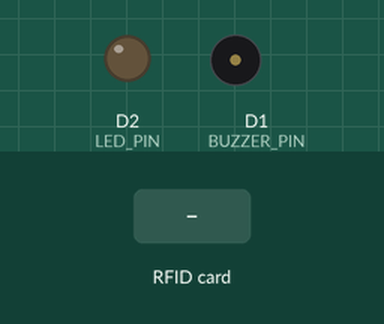
This sketch was run on a simulated ESP8266 (NodeMCU). Shown: output pins drawn as LEDs (lit = HIGH), buzzer (waves = sounding). The test bench sets the inputs (shaded band). WiFi joins after 1.5 s; servers stay silent unless stated; uploads are accepted with an empty reply; what the sketch prints to the serial monitor is not drawn.

Above: at 0.6 s.
At 3.4 s:
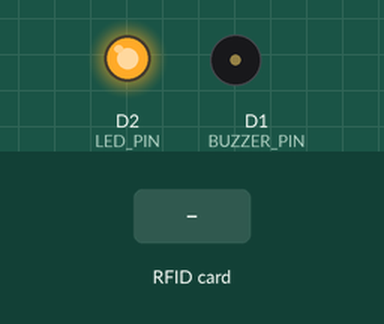
3.5 s: RFID card 5E 7A 19 C4 held to the reader
At 3.67 s:
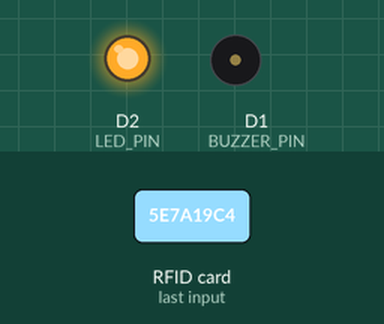
Timing chart, 0 to 6.5 s (numbered marks = the images above; inputs shaded):
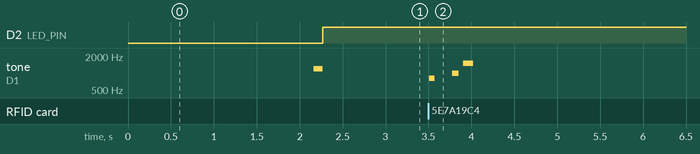

The sketch:

esp8266_rfid_absen.ino
```cpp
/*
 * ======================================================================================
 * PROJEK ABSENSI PINTAR: ESP8266 LOLIN NODEMCU V3 + RC522 RFID READER
 * ======================================================================================
 * Deskripsi:
 * Membaca kartu RFID murid dan mengirim UID ke server absensi via Wi-Fi secara real-time.
 * Setelah kartu di-tap pada alat ini, layar TV / Kiosk otomatis beralih ke verifikasi wajah biometrik!
 *
 * --------------------------------------------------------------------------------------
 * SKEMA KABEL / WIRING (NodeMCU V3 Lolin ESP8266 <---> Modul RFID RC522):
 * --------------------------------------------------------------------------------------
 *  RC522 Pin       NodeMCU V3 (Lolin) Pin      Keterangan
 *  ---------       ----------------------      ----------
 *  3.3V            3V3                         ⚠️ JANGAN ke 5V! (Wajib 3.3V)
 *  GND             GND                         Ground
 *  RST             D3  (GPIO 0)                Reset Pin
 *  SDA / SS        D4  (GPIO 2) atau D8        Slave Select Pin (SPI)
 *  SCK             D5  (GPIO 14)               SPI Clock
 *  MISO            D6  (GPIO 12)               SPI MISO
 *  MOSI            D7  (GPIO 13)               SPI MOSI
 *  IRQ             (Tidak Dihubungkan)         Dibiarkan kosong
 *
 * OPSI TAMBAHAN (Indikator Suara & LED):
 *  Buzzer (+)      D1  (GPIO 5)                Buzzer aktif (kaki negatif ke GND)
 *  LED Hijau (+)   D2  (GPIO 4)                Melalui resistor 220 Ohm ke GND
 * ======================================================================================
 */

#include <ESP8266WiFi.h>
#include <ESP8266HTTPClient.h>
#include <WiFiClient.h>
#include <SPI.h>
#include <MFRC522.h>

// --------------------------------------------------------------------------------------
// DEFINISI PIN NODEMCU ESP8266 (Mencegah error 'D4 was not declared')
// --------------------------------------------------------------------------------------
#ifndef D0
  #define D0 16
#endif
#ifndef D1
  #define D1 5   // GPIO 5 (Buzzer)
#endif
#ifndef D2
  #define D2 4   // GPIO 4 (LED)
#endif
#ifndef D3
  #define D3 0   // GPIO 0 (RST RC522)
#endif
#ifndef D4
  #define D4 2   // GPIO 2 (SDA/SS RC522)
#endif
#ifndef D5
  #define D5 14  // GPIO 14 (SCK RC522)
#endif
#ifndef D6
  #define D6 12  // GPIO 12 (MISO RC522)
#endif
#ifndef D7
  #define D7 13  // GPIO 13 (MOSI RC522)
#endif
#ifndef D8
  #define D8 15  // GPIO 15
#endif

// --------------------------------------------------------------------------------------
// 1. KONFIGURASI WI-FI & ALAMAT SERVER
// --------------------------------------------------------------------------------------
const char* WIFI_SSID     = "Nazwafir";       // Ganti dengan SSID Wi-Fi sekolah / router
const char* WIFI_PASSWORD = "musaddiq3f";   // Ganti dengan password Wi-Fi

// Ganti IP di bawah ini dengan IP Komputer Server Anda (Cek via `ipconfig` di command prompt)
// Contoh IP lokal laptop server: 192.168.1.4
const char* SERVER_HOST   = "192.168.1.4";
const int   SERVER_PORT   = 3001;

// Endpoint API server untuk menerima tap RFID
const String API_URL      = "http://" + String(SERVER_HOST) + ":" + String(SERVER_PORT) + "/api/rfid/tap";
const String PING_URL     = "http://" + String(SERVER_HOST) + ":" + String(SERVER_PORT) + "/api/rfid/ping";

// --------------------------------------------------------------------------------------
// 2. DEFINISI PIN HARDWARE
// --------------------------------------------------------------------------------------
#define RST_PIN   D3    // Pin Reset RC522 (GPIO 0)
#define SS_PIN    D4    // Pin SDA / SS RC522 (GPIO 2)
#define BUZZER_PIN D1   // Pin Buzzer (GPIO 5)
#define LED_PIN    D2   // Pin LED Status (GPIO 4)

MFRC522 rfrc(SS_PIN, RST_PIN);  // Objek MFRC522

// Variabel debounce agar kartu tidak terbaca berulang kali dalam 1 detik
String lastCardUid = "";
unsigned long lastCardTime = 0;
const unsigned long DEBOUNCE_DELAY = 1500; // 1.5 detik jeda per tap

unsigned long lastPingTime = 0;
const unsigned long PING_INTERVAL = 25000; // Ping server setiap 25 detik

// --------------------------------------------------------------------------------------
// FUNGSI NADA SUARA & INDIKATOR
// --------------------------------------------------------------------------------------
void beep(int freq, int durationMs) {
  #ifdef BUZZER_PIN
  tone(BUZZER_PIN, freq, durationMs);
  delay(durationMs);
  noTone(BUZZER_PIN);
  #endif
}

void beepSuccess() {
  beep(1000, 80);
  delay(50);
  beep(1500, 120);
}

void beepError() {
  beep(400, 250);
}

// --------------------------------------------------------------------------------------
// SETUP UTAMA
// --------------------------------------------------------------------------------------
void setup() {
  Serial.begin(115200);
  delay(500);

  Serial.println("\n\n=======================================================");
  Serial.println("  SISTEM ABSENSI IoT: ESP8266 LOLIN NODEMCU V3 + RFID");
  Serial.println("=======================================================");

  // Inisialisasi Pin Output
  pinMode(BUZZER_PIN, OUTPUT);
  pinMode(LED_PIN, OUTPUT);
  digitalWrite(LED_PIN, LOW);

  // Inisialisasi SPI Bus & Modul RC522
  SPI.begin();
  rfrc.PCD_Init();
  delay(100);

  // Tampilkan versi firmware RFID reader
  rfrc.PCD_DumpVersionToSerial();
  Serial.println(">> Modul RFID RC522 Berhasil Diinisialisasi.");

  // Hubungkan ke Jaringan Wi-Fi
  connectWiFi();

  // Bunyi tanda siap
  beep(1200, 100);
  Serial.println(">> ALAT SIAP! Tempelkan kartu RFID pada sensor...");
}

// --------------------------------------------------------------------------------------
// LOOP UTAMA
// --------------------------------------------------------------------------------------
void loop() {
  // Pastikan Wi-Fi tetap terhubung
  if (WiFi.status() != WL_CONNECTED) {
    digitalWrite(LED_PIN, LOW);
    connectWiFi();
    return;
  } else {
    digitalWrite(LED_PIN, HIGH);
  }

  // Kirim Ping berkala ke server untuk status online
  if (millis() - lastPingTime > PING_INTERVAL) {
    lastPingTime = millis();
    sendHeartbeat();
  }

  // Cek apakah ada kartu baru di dekat sensor
  if (!rfrc.PICC_IsNewCardPresent()) {
    return;
  }

  // Baca serial number / UID kartu
  if (!rfrc.PICC_ReadCardSerial()) {
    return;
  }

  // Konversi UID byte array menjadi String HEX yang rapi (contoh: "A1B2C3D4")
  String cardUid = "";
  for (byte i = 0; i < rfrc.uid.size; i++) {
    if (rfrc.uid.uidByte[i] < 0x10) cardUid += "0";
    cardUid += String(rfrc.uid.uidByte[i], HEX);
  }
  cardUid.toUpperCase();

  // Debounce check: Jangan kirim ulang kartu yang sama sebelum jeda waktu selesai
  if (cardUid == lastCardUid && (millis() - lastCardTime < DEBOUNCE_DELAY)) {
    rfrc.PICC_HaltA();
    rfrc.PCD_StopCrypto1();
    return;
  }

  lastCardUid = cardUid;
  lastCardTime = millis();

  Serial.println("\n-------------------------------------------------------");
  Serial.print("💳 KARTU RFID TERDETEKSI! UID: ");
  Serial.println(cardUid);

  // Bunyi tap kartu
  beep(800, 60);

  // Kirim data ke backend server absensi
  sendCardToServer(cardUid);

  // Hentikan komunikasi dengan kartu saat ini
  rfrc.PICC_HaltA();
  rfrc.PCD_StopCrypto1();
}

// --------------------------------------------------------------------------------------
// FUNGSI MENGIRIM KARTU KE SERVER VIA HTTP POST
// --------------------------------------------------------------------------------------
void sendCardToServer(String uid) {
  WiFiClient client;
  HTTPClient http;

  Serial.print(">> Mengirim ke Server: ");
  Serial.println(API_URL);

  http.begin(client, API_URL);
  http.addHeader("Content-Type", "application/json");

  // Format JSON payload
  String jsonPayload = "{\"uid\":\"" + uid + "\"}";

  int httpResponseCode = http.POST(jsonPayload);

  if (httpResponseCode > 0) {
    String response = http.getString();
    Serial.print(">> Respon Server [HTTP ");
    Serial.print(httpResponseCode);
    Serial.print("]: ");
    Serial.println(response);

    if (httpResponseCode == 200) {
      // Murid ditemukan dan kartu valid!
      Serial.println("✅ SUKSES: Kartu dikenali! Layar TV beralih ke verifikasi wajah.");
      beepSuccess();
    } else if (httpResponseCode == 404) {
      // Kartu belum terdaftar
      Serial.println("⚠️ PERINGATAN: Kartu belum terdaftar di sistem!");
      beepError();
    } else {
      beep(600, 100);
    }
  } else {
    Serial.print("❌ GAGAL MENGHUBUNGI SERVER! Error code: ");
    Serial.println(httpResponseCode);
    beepError();
  }

  http.end();
}

// --------------------------------------------------------------------------------------
// FUNGSI PING / HEARTBEAT KE SERVER
// --------------------------------------------------------------------------------------
void sendHeartbeat() {
  WiFiClient client;
  HTTPClient http;
  http.begin(client, PING_URL);
  http.addHeader("Content-Type", "application/json");
  http.POST("{\"device\":\"NodeMCU-V3\"}");
  http.end();
}

// --------------------------------------------------------------------------------------
// FUNGSI KONEKSI WI-FI
// --------------------------------------------------------------------------------------
void connectWiFi() {
  Serial.print(">> Menghubungkan ke Wi-Fi: ");
  Serial.println(WIFI_SSID);

  WiFi.mode(WIFI_STA);
  WiFi.begin(WIFI_SSID, WIFI_PASSWORD);

  int attempts = 0;
  while (WiFi.status() != WL_CONNECTED && attempts < 30) {
    delay(500);
    Serial.print(".");
    attempts++;
  }

  if (WiFi.status() == WL_CONNECTED) {
    Serial.println("\n✅ Wi-Fi Terhubung!");
    Serial.print(">> Alamat IP NodeMCU: ");
    Serial.println(WiFi.localIP());
  } else {
    Serial.println("\n❌ Gagal terhubung ke Wi-Fi. Cek SSID dan password.");
  }
}
```

Measured:
- after the input at 3.5 s, tone on D1 (BUZZER_PIN): plays 800 Hz for 0.06 s, 1000 Hz for 0.08 s, 1500 Hz for 0.12 s, starting at once
